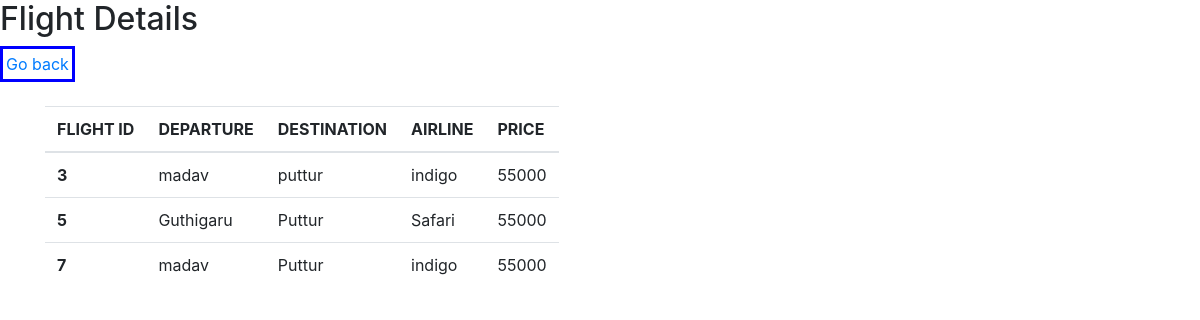
The app's page /user/flight.php with its own data.
### tables this page shows
CREATE TABLE IF NOT EXISTS `flights` (
  `flight_number` int NOT NULL,
  `departure_location` text,
  `destination_location` text,
  `departure_time` datetime DEFAULT NULL,
  `arrival_time` datetime DEFAULT NULL,
  `airline` text,
  `price` int DEFAULT NULL,
  `available_seats` int DEFAULT NULL,
  PRIMARY KEY (`flight_number`)
);

### user/flight.php (the view, shortened to what this page needs)
<html>
    <head>
    <link rel="stylesheet" href="https://maxcdn.bootstrapcdn.com/bootstrap/4.0.0/css/bootstrap.min.css">
    </head>
    <body>
            <div class="two">
                <h2>Flight Details</h2>
                <?php
                echo "<a href=user.php class=go>Go back</a>";
         ?>
                <div class="container my-4">
    <table class="table">
    <thead>
      <tr>
        <th>FLIGHT ID</th>
        <th>DEPARTURE</th>
        <th>DESTINATION</th>
        <th>AIRLINE</th>
        <th>PRICE</th>
      </tr>
    </thead>
    <tbody>
    <?php
        include "database.php";
        $sql = "select * from flights";
        $result = $conn->query($sql);
        while($row=$result->fetch_assoc()){
          echo "
      <tr>
        <th>$row[flight_number]</th>
        <td>$row[departure_location]</td>
        <td>$row[destination_location]</td>
        <td>$row[airline]</td>
        <td>$row[price]</td>
      </tr>";}
      ?>
      </tbody>
        </div>
    </body>
</html>

### user/flight.php (style rules this page uses)
a { border:3px solid blue; display: inline-block; padding:3px; text-decoration:double; margin:auto ; }
.table { display:block; }

### records on screen
flights: flight_number "3", departure_location "madav", destination_location "puttur", airline "indigo", price "55000"
flights: flight_number "5", departure_location "Guthigaru", destination_location "Puttur", airline "Safari", price "55000"
flights: flight_number "7", departure_location "madav", destination_location "Puttur", airline "indigo", price "55000"
